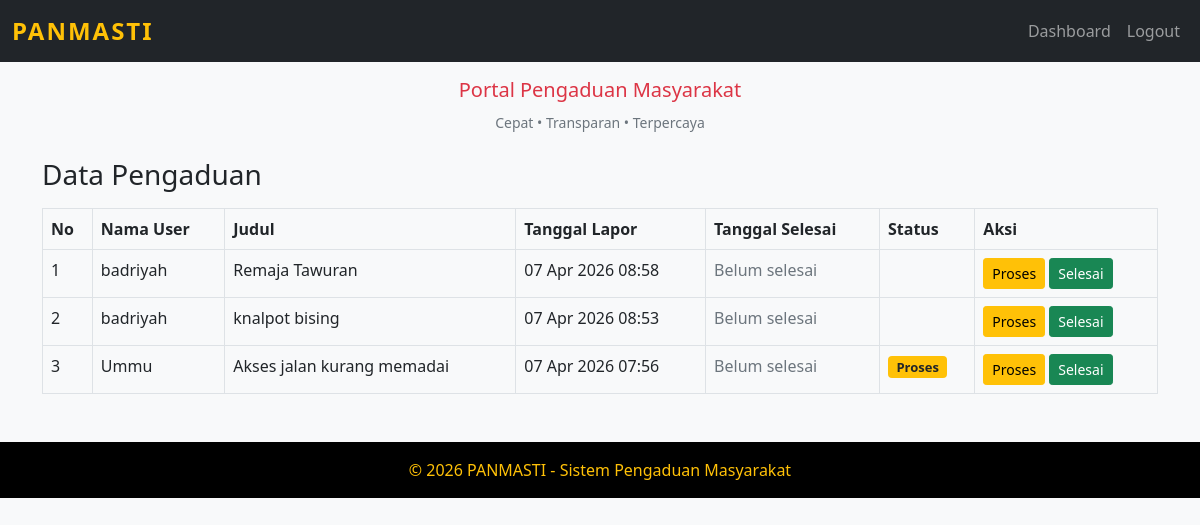
The app's page /pengaduanmasyarakat/admin/data_pengaduan.php with its own data.
### tables this page shows
CREATE TABLE `pengaduan` (
  `id` int(11) NOT NULL,
  `user_id` int(11) DEFAULT NULL,
  `judul` varchar(200) DEFAULT NULL,
  `isi` text DEFAULT NULL,
  `gambar` varchar(255) DEFAULT NULL,
  `tanggal` datetime DEFAULT NULL,
  `status` enum('pending','proses','selesai') DEFAULT NULL,
  `waktu_dikirim` datetime DEFAULT current_timestamp(),
  `waktu_proses` datetime DEFAULT NULL,
  `waktu_selesai` datetime DEFAULT NULL,
  `tanggal_selesai` datetime DEFAULT NULL
);

CREATE TABLE `users` (
  `id` int(11) NOT NULL,
  `nama` varchar(100) DEFAULT NULL,
  `username` varchar(50) DEFAULT NULL,
  `no_hp` varchar(20) DEFAULT NULL,
  `password` varchar(255) DEFAULT NULL,
  `role` enum('admin','user') DEFAULT NULL
);

### pengaduanmasyarakat/admin/data_pengaduan.php (the view)
<?php
include "../koneksi.php";
include "../header.php";
$data = mysqli_query($conn, "
SELECT pengaduan.*, users.nama
FROM pengaduan
JOIN users ON pengaduan.user_id = users.id
ORDER BY tanggal DESC
");
?>
<h3>Data Pengaduan</h3>
<table class="table table-bordered mt-3">
    <tr>
        <th>No</th>
        <th>Nama User</th>
        <th>Judul</th>
        <th>Tanggal Lapor</th>
        <th>Tanggal Selesai</th>
        <th>Status</th>
        <th>Aksi</th>
    </tr>
<?php
$no = 1;
while($d = mysqli_fetch_array($data)){
?>
<tr>
    <td><?= $no++ ?></td>
    <td><?= $d['nama'] ?></td>
    <td><?= $d['judul'] ?></td>
    <td>
        <?= date('d M Y H:i', strtotime($d['tanggal'])) ?>
    </td>
    <td>
        <?php
        if(!empty($d['tanggal_selesai'])){
            echo date('d M Y H:i', strtotime($d['tanggal_selesai']));
        } else {
            echo "<span class='text-muted'>Belum selesai</span>";
        }
        ?>
    </td>
    <td>
	<?php
	if($d['status'] == 'menunggu'){
		echo "<span class='badge bg-secondary'>Menunggu</span>";
	} elseif($d['status'] == 'proses'){
		echo "<span class='badge bg-warning text-dark'>Proses</span>";
	} elseif($d['status'] == 'selesai'){
		echo "<span class='badge bg-success'>Selesai</span>";
	}
	?>
	</td>
    <td>
        <a href="proses_pengaduan.php?id=<?= $d['id'] ?>" class="btn btn-warning btn-sm">Proses</a>
        <a href="edit_status.php?id=<?= $d['id'] ?>" class="btn btn-success btn-sm">Selesai</a>
    </td>
</tr>
<?php } ?>
</table>
<?php include "../footer.php"; ?>

### pengaduanmasyarakat/header.php (style rules this page uses)
body { background:#f8f9fa; }
.btn { transition:0.2s; }
a { transition:0.2s; }
.badge { font-size:13px; }

### records on screen
pengaduan: user.nama "badriyah", judul "Remaja Tawuran", tanggal "07 Apr 2026 08:58", shows "Belum selesai"
pengaduan: user.nama "badriyah", judul "knalpot bising", tanggal "07 Apr 2026 08:53", shows "Belum selesai"
pengaduan: user.nama "Ummu", judul "Akses jalan kurang memadai", tanggal "07 Apr 2026 07:56", shows "Belum selesai", status "Proses"
